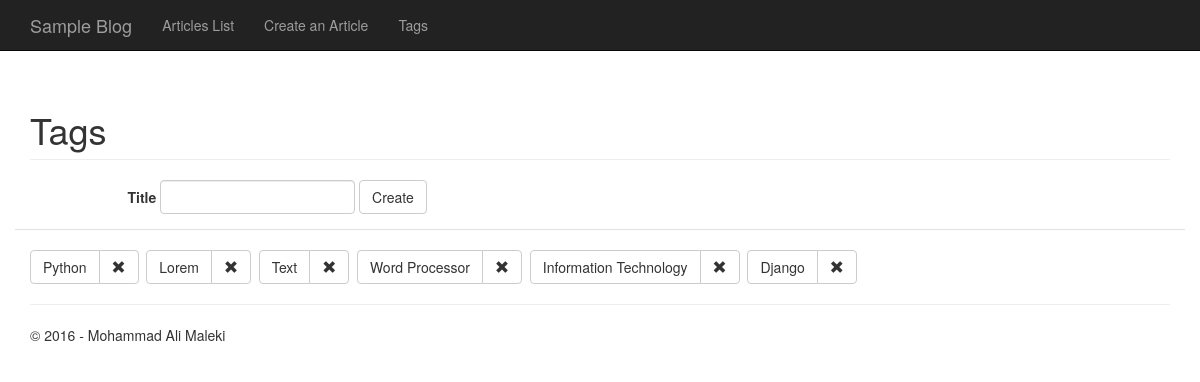
The app's page /tags/ with its own data.
### articles/models.py (models this page shows)
class Tag(models.Model):
    title = models.CharField(max_length=50, unique=True)
    def __unicode__(self):
        return self.title

### articles/views.py (the view)
# urls.py: url(r'^tags/$', views.TagCreate.as_view(), name='tags'),
class TagCreate(edit.CreateView):
    model = Tag
    form_class = TagForm
    success_url = reverse_lazy('articles:create')
    def get_context_data(self, **kwargs):
        context = super(TagCreate, self).get_context_data(**kwargs)
        context['tags'] = Tag.objects.all()
        return context

### articles/forms.py
class TagForm(forms.ModelForm):
    class Meta:
        model = Tag
        fields = ['title']

### articles/templates/articles/tag_form.html (shortened to what this page needs)
{% extends 'base.html' %}
{% load widget_tweaks %}
{% block content %}
    <h1 class="page-header">Tags</h1>
    <div class="row tag-form-section">
        <div class="col-xs-offset-1 col-xs-10">
            <form method="post" class="form-inline">
                {% for field in form %}
                    <div class="form-group">
                        <label for="{{ field.id_for_label }}" class="control-label">{{ field.label }}</label>
                        {{ field|add_class:"form-control" }}
                    </div>
                {% endfor %}
                <div class="form-group">
                    <button type="submit" class="btn btn-default">Create</button>
                </div>
            </form>
        </div>
    </div>
    <div class="tag-stream-section">
        {% for tag in tags %}
            <div class="btn-group" role="group" aria-label="...">
                <span type="button" class="btn btn-default">{{ tag }}</span>
                <a class="btn btn-default" href="{% url 'articles:tag_delete' tag.id %}">
                    <span class="glyphicon glyphicon-remove"></span>
                </a>
            </div>&nbsp;
        {% endfor %}
    </div>
{% endblock %}

### articles/static/articles/css/style.css (style rules this page uses)
body { padding-top: 70px; }
.tag-form-section { padding-bottom: 15px; border-bottom: 1px solid rgb(226, 226, 226); }
.tag-stream-section { margin-top: 20px; }
span.btn-default { cursor: default; }

### records on screen
Tag: title "Python"
Tag: title "Lorem"
Tag: title "Text"
Tag: title "Word Processor"
Tag: title "Information Technology"
Tag: title "Django"

### other values on screen
{{ field.label }} "Title"
